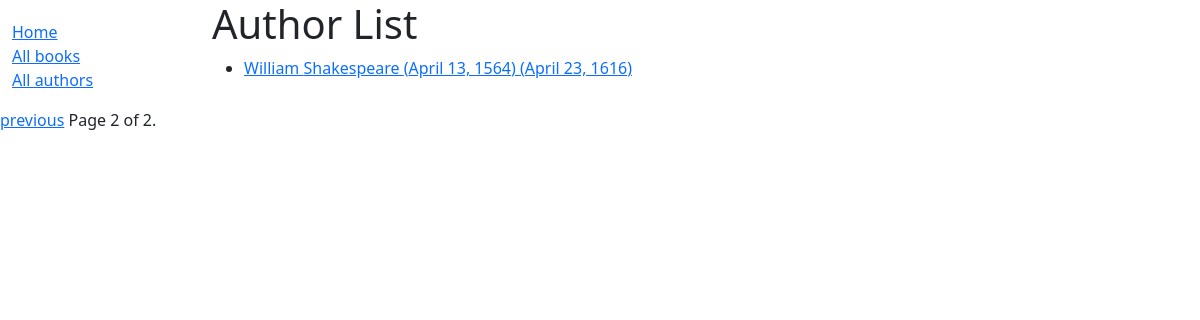
The page /catalog/authors/?page=2 on the database its author committed.
### catalog/models/author.py (models this page shows, shortened)
class Author(models.Model):
    first_name = models.CharField(max_length=100)
    last_name = models.CharField(max_length=100)
    date_of_birth = models.DateField(null=True, blank=True)
    date_of_death = models.DateField('Died', null=True, blank=True)
    class Meta:
        ordering = ['last_name', 'first_name']
    def get_absolute_url(self):
        return reverse('author-detail', args=[str(self.id)])

### catalog/views.py (the view)
# urls.py: path('authors/', views.AuthorListView.as_view(), name='authors'),
class AuthorListView(generic.ListView):
    model = Author
    paginate_by = 3

### catalog/templates/catalog/author_list.html
{% extends "base_generic.html" %}
{% block content %}
  <h1>Author List</h1>
  {% if author_list %}
    <ul>
      {% for author in author_list %}
      <li>
        <a href="{{ author.get_absolute_url }}">{{ author.first_name }} {{author.last_name}} ({{author.date_of_birth}})
            ({{author.date_of_death}})
        </a>
      </li>
      {% endfor %}
    </ul>
  {% else %}
    <p>There are no author in the library.</p>
  {% endif %}
{% endblock %}

### rows shown on the page
Author: first_name "William", last_name "Shakespeare", date_of_birth "April 13, 1564", date_of_death "April 23, 1616"

### other values the page prints
{{ page_obj.number }} "2"
{{ page_obj.paginator.num_pages }} "2"
